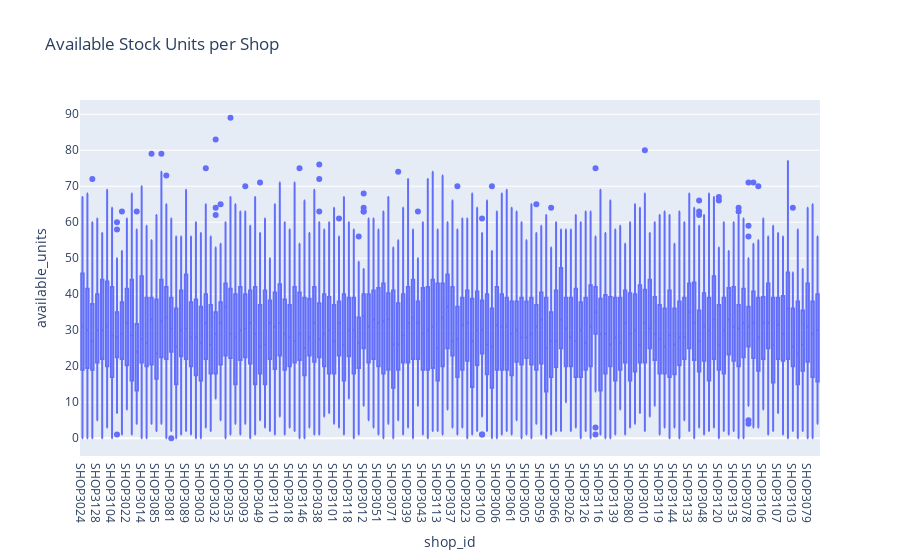

Write notebook code for a chart like this one.
### Code cell
fig = px.box(stocks, x='shop_id', y='available_units', title='Available Stock Units per Shop')
fig.show()

### Figure 1 — Plotly figure (JSON) as saved in the notebook; plotly's stock layout.template omitted (floating-point values rounded to 4 significant figures; data arrays with more than 128 entries replaced by an {"elided": "..."} marker saying what was removed)
{"data": [{"alignmentgroup": "True", "hovertemplate": "shop_id=%{x}<br>available_units=%{y}<extra></extra>", "legendgroup": "", "marker": {"color": "#636efa"}, "name": "", "notched": false, "offsetgroup": "", "orientation": "v", "showlegend": false, "type": "box", "x": {"elided": "8000 str values"}, "x0": " ", "xaxis": "x", "y": {"elided": "8000 float values"}, "y0": " ", "yaxis": "y"}], "layout": {"boxmode": "group", "legend": {"tracegroupgap": 0}, "title": {"text": "Available Stock Units per Shop"}, "xaxis": {"anchor": "y", "domain": [0, 1], "title": {"text": "shop_id"}}, "yaxis": {"anchor": "x", "domain": [0, 1], "title": {"text": "available_units"}}}}
